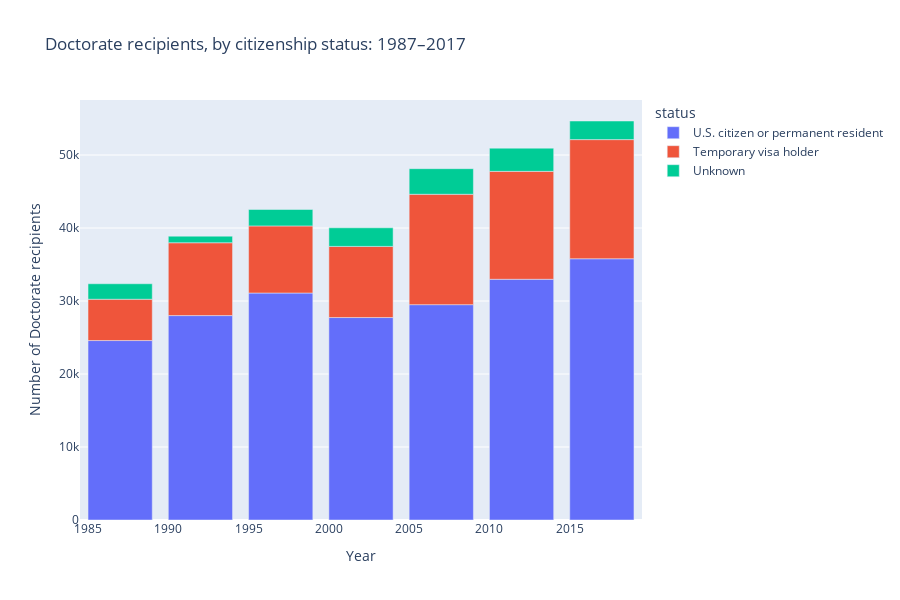

This figure's notebook cell:
### Code cell
import plotly.express as px

fig1 = px.bar(df1_long, x="year", y="values", color="status", 
             title="Doctorate recipients, by citizenship status: 1987–2017", 
            labels={'values':'Number of Doctorate recipients', 'year':'Year'}, height=600)
fig1.show()

### Figure 1 — Plotly figure (JSON) as saved in the notebook; plotly's stock layout.template omitted (floating-point values rounded to 4 significant figures)
{"data": [{"alignmentgroup": "True", "hovertemplate": "status=U.S. citizen or permanent resident<br>Year=%{x}<br>Number of Doctorate recipients=%{y}<extra></extra>", "legendgroup": "U.S. citizen or permanent resident", "marker": {"color": "#636efa"}, "name": "U.S. citizen or permanent resident", "offsetgroup": "U.S. citizen or permanent resident", "orientation": "v", "showlegend": true, "textposition": "auto", "type": "bar", "x": ["1987", "1992", "1997", "2002", "2007", "2012", "2017"], "xaxis": "x", "y": [24585, 28005, 31097, 27737, 29501, 32981, 35791], "yaxis": "y"}, {"alignmentgroup": "True", "hovertemplate": "status=Temporary visa holder<br>Year=%{x}<br>Number of Doctorate recipients=%{y}<extra></extra>", "legendgroup": "Temporary visa holder", "marker": {"color": "#EF553B"}, "name": "Temporary visa holder", "offsetgroup": "Temporary visa holder", "orientation": "v", "showlegend": true, "textposition": "auto", "type": "bar", "x": ["1987", "1992", "1997", "2002", "2007", "2012", "2017"], "xaxis": "x", "y": [5660, 9980, 9194, 9747, 15123, 14784, 16323], "yaxis": "y"}, {"alignmentgroup": "True", "hovertemplate": "status=Unknown<br>Year=%{x}<br>Number of Doctorate recipients=%{y}<extra></extra>", "legendgroup": "Unknown", "marker": {"color": "#00cc96"}, "name": "Unknown", "offsetgroup": "Unknown", "orientation": "v", "showlegend": true, "textposition": "auto", "type": "bar", "x": ["1987", "1992", "1997", "2002", "2007", "2012", "2017"], "xaxis": "x", "y": [2120, 901, 2248, 2547, 3508, 3179, 2550], "yaxis": "y"}], "layout": {"barmode": "relative", "height": 600, "legend": {"title": {"text": "status"}, "tracegroupgap": 0}, "title": {"text": "Doctorate recipients, by citizenship status: 1987–2017"}, "xaxis": {"anchor": "y", "domain": [0, 1], "title": {"text": "Year"}}, "yaxis": {"anchor": "x", "domain": [0, 1], "title": {"text": "Number of Doctorate recipients"}}}}
